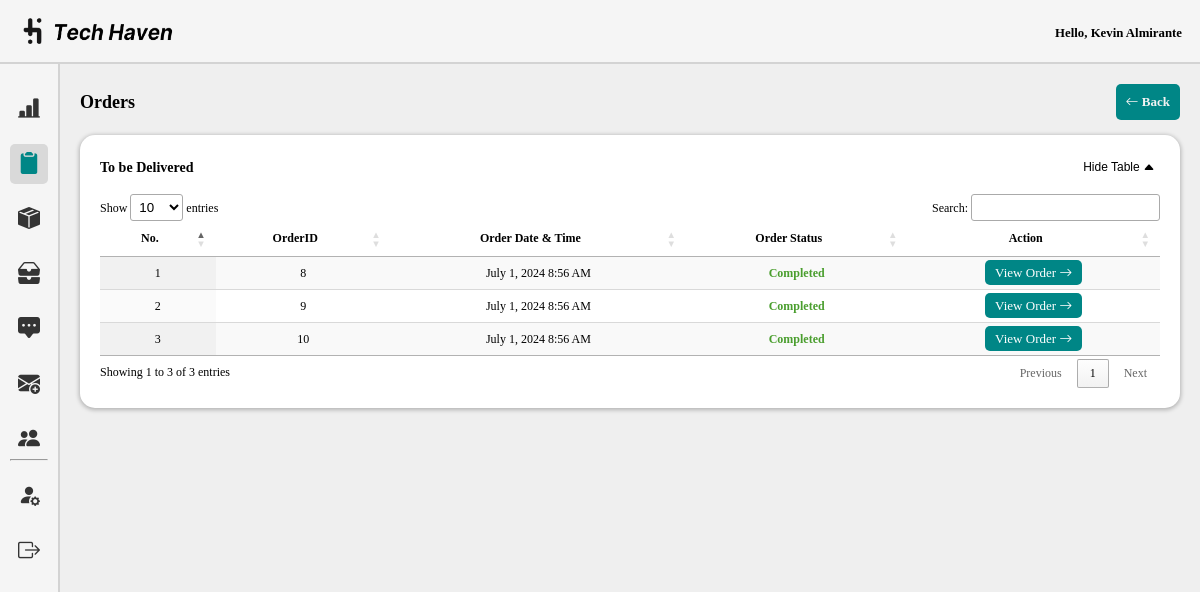
Page /admin/success_orders.php (signed in) on the committed database.
### tables this page shows
CREATE TABLE `orders_prod` (
  `orderID` int(50) NOT NULL,
  `customerID` int(50) NOT NULL,
  `items` text NOT NULL,
  `shipID` int(50) NOT NULL,
  `payment` varchar(250) NOT NULL,
  `order_date` timestamp NOT NULL DEFAULT current_timestamp(),
  `status` varchar(100) NOT NULL,
  `total_amount` int(250) NOT NULL
);

### admin/success_orders.php (the view, shortened to what this page needs)
<!DOCTYPE html>
<html lang="en">
<head>
    <link rel="stylesheet" href="css/dashboard.css">
    <link rel="stylesheet" href="../assets/font/inter.css">
    <link rel="stylesheet" href="../node_modules/bootstrap-icons/font/bootstrap-icons.css">
    <link rel="stylesheet" type="text/css" href="https://cdn.datatables.net/1.10.25/css/jquery.dataTables.css">
</head>
<body>
    <header class="nav">
        <div class="nav-left">
            <img src="../assets/img/tech-haven-logo2.png" alt="Tech Haven Logo" id="logo">
        </div>
        <div class="nav-right">
        <p style="font-size: 0.8rem; font-style: normal; margin-top:5px;">
                Hello, <?php echo htmlspecialchars($_SESSION['name']); ?>
        </p>
        </div>
    </header>
    <section class="container">
        <div class="sidebar">
            <ul class="sidebar-list">
                <li class="sidebar-list-item">
                    <a href="dashboard.php" class="sidebar-link tooltip-trigger" data-tooltip="Dashboard">
                          <i class="bi bi-bar-chart-line-fill"></i>
                     </a>
                </li>
                <li class="sidebar-list-item">
                     <a href="orders.php" class="sidebar-link tooltip-trigger active" data-tooltip="Orders">
                          <i class="bi bi-clipboard2-fill"></i>
                     </a>
                </li>
                <li class="sidebar-list-item">
                     <a href="products.php" class="sidebar-link tooltip-trigger" data-tooltip="Products">
                          <i class="bi bi-box-seam-fill"></i>
                     </a>
                </li>
                <li class="sidebar-list-item">
                     <a href="inventory.php" class="sidebar-link tooltip-trigger" data-tooltip="Inventory">
                          <i class="bi bi-inboxes-fill"></i>
                    </a>
                </li>
                <li class="sidebar-list-item">
                     <a href="feedbacks.php" class="sidebar-link tooltip-trigger" data-tooltip="Feedbacks">
                         <i class="bi bi-chat-square-dots-fill"></i>
                     </a>
                </li>
                <li class="sidebar-list-item">
                     <a href="advertisement.php" class="sidebar-link tooltip-trigger" data-tooltip="Advertisements">
                         <i class="bi bi-envelope-plus-fill"></i>
                     </a>
                </li>
                <li class="sidebar-list-item">
                     <a href="users.php" class="sidebar-link tooltip-trigger" data-tooltip="Users">
                         <i class="bi bi-people-fill"></i>
                     </a>
                </li>
                <hr>
                <li class="sidebar-list-item">
                     <a href="profile.php" class="sidebar-link tooltip-trigger" data-tooltip="Edit Profile">
                         <i class="bi bi-person-fill-gear"></i>
                     </a>
                </li>
                <li class="sidebar-list-item">
                     <a href="logout.php" class="sidebar-link tooltip-trigger" data-tooltip="Logout">
                         <i class="bi bi-box-arrow-right"></i>
                     </a>
                </li>
              </ul>
          </div>
    <div class="dashboard-content">
        <div class="heading-container">
            <h1>Orders</h1>
            <div class="heading-buttons">
           <a href="orders.php" class="button-link"><i class="bi bi-arrow-left"></i> Back</a>
            </div>
        </div><br>
        <div class="wrapper-dashboard" style="margin-bottom:20px;">
            <div class="flex-parent">
                <h3>To be Delivered</h3>
                <button id="toggleRecent" class="button-link2" style="float:right;">Hide Table <i class="bi bi-caret-up-fill"></i></button>
            </div><br>
            <div id="recentTable" style="display: block;">
                <table id="example" class="display" style="width:100%">
                    <thead>
                        <tr>
                            <th>No.</th>
                            <th>OrderID</th>
                            <th>Order Date & Time</th>
                            <th>Order Status</th>
                            <th>Action</th>
                        </tr>
                    </thead>
                    <tbody>
                        <?php
                        $servername = "localhost";
                        $username = "root";
                        $password = "";
                        $dbname = "th_db";
                        $conn = new mysqli($servername, $username, $password, $dbname);
                        $sql = "SELECT orderID, order_date, status FROM orders_prod where status='delivered'";
                        $result = $conn->query($sql);
                        if ($result->num_rows > 0) {
                            $counter = 1;
                            while ($row = $result->fetch_assoc()) {
                                echo "<tr>";
                                echo "<td>" . $counter . "</td>";
                                echo "<td>" . $row["orderID"] . "</td>";
                                echo "<td>";
                                $dateTime = new DateTime($row["order_date"]);
                                $formattedDate = $dateTime->format('F j, Y g:i A');
                                echo $formattedDate;
                                echo "</td>";
                                if ($row["status"] == "delivered") {
                                    echo "<td style='color:#4a9e2e; font-weight:bold;'>Completed</td>";
                                } else {
                                    echo "<td>" . $row["status"] . "</td>";
                                }
                                echo "<td>";
                                echo "<a href='#' onclick=\"openWindow('view_order_last.php?id=" . $row["orderID"] . "')\" title='View Order' style='background:#008686; color:white; border-radius:5px; padding:5px 10px;font-size:13px; text-decoration:none;'>
                                    <span style='font-size:13px;'>View Order</span>
                                    <i class='bi bi-arrow-right'></i>
                                </a>";
                                echo "</td>";
                                echo "</tr>";
                                $counter++;
                            }
                        } else {
                            echo "<tr><td colspan='9'>No results found</td></tr>";
                        }
                        ?>
                    </tbody>
                </table>
            </div>
        </div>
    </div>
    </section>
</body>
</html>

### admin/css/dashboard.css (style rules this page uses)
* { margin: 0; box-sizing: border-box; padding: 0; }
:root { --lightColor: #F5F5F5; --shadedColor: #E7E7E7; --darkModeNav: #292929; --darkBody: #5C5C5C; }
.nav { background: var(--lightColor); display: flex; justify-content: space-between; align-items: center; height: 4rem; font: italic 600 20px/normal 'Inter'; box-shadow: 0px 2px 2px 0px rgba(0, 0, 0, 0.25); border-bottom: 2px solid #D3D3D3; }
.nav img { width: 150px; margin-left: 15%; }
.nav-left, .nav-middle, .nav-right { display: flex; align-items: center; }
.nav-right { display: flex; justify-content: space-between; margin-right: 1.5%; }
.sidebar { margin-top:0; width: 60px; height: 917px; flex-shrink: 0; background: var(--lightColor); padding:10px; border-right: 2px solid #D3D3D3; }
.nav-right, .sidebar-link { display: flex; justify-content: center; align-items: center; }
.sidebar-link { height: 40px; width: 100%; display: flex; justify-content: center; align-items: center; text-decoration: none; color: #5C5C5C; border-radius: 5px; }
.sidebar-list-item { height: 100%; display: flex; justify-content: center; align-items: center; margin-top: 15px; }
.sidebar-list-item i { font-size:22px; color:#343434; }
.tooltip-trigger { position: relative; }
.sidebar-link.active .bi { color: #008686; }
.sidebar-link.active { background: #D9D9D9; }
.container { display: flex; }
.dashboard-content { padding: 20px; font: 12px/normal 'Inter'; background-color: #EFEFEF; }
.wrapper-dashboard { width: 100%; height: auto; flex-shrink: 0; padding:20px; border-radius: 15px; background: #FFF; box-shadow: 0px 1px 4px 1px rgba(0, 0, 0, 0.25); }

### admin/success_orders.php (style rules this page uses)
.dashboard-content { width: 100%; padding: 20px; min-height: 100vh; }
#example,#example2,#example3,#example4 { width: 100% !important; margin: auto; }
#example th,#example2 th,#example3 th,#example4 th, #example td,#example2 td,#example3 td,#example4 td { text-align: center; }
.button-link2 { width: auto; height: auto; flex-shrink: 0; display: inline-block; border: 1px solid #000; background: #FFF; font-size:12px; text-align: center; text-decoration: none; color:black; padding:5px; margin-left:10px; border:none; transition: transform 0.2s ease-in-out, color 0.2s ease-in-out; cursor:pointer; }
.button-link2 .bi { transition: opacity 0.2s ease-in-out, color 0.2s ease-in-out; }
.button-link { width: auto; height: auto; flex-shrink: 0; display: inline-block; font-size: 13px; text-align: center; text-decoration: none; color:#f2f2f2; padding:10px; margin-left:10px; font-weight:bold; border-radius:5px; background-color: #008686; }
.heading-container { display: flex; align-items: center; justify-content: space-between; }
.heading-container h1 { margin-right: 10px; }
.flex-parent { display: flex; align-items: center; justify-content: space-between; }
.flex-parent h3 { margin: 0; transition: transform 0.2s ease-in-out; display: flex; align-items: center; }
.sidebar { height:auto; }

### rows in the picture
orders_prod: orderID "8", order_date "July 1, 2024 8:56 AM", status "Completed"
orders_prod: orderID "9", order_date "July 1, 2024 8:56 AM", status "Completed"
orders_prod: orderID "10", order_date "July 1, 2024 8:56 AM", status "Completed"

### other values in the picture
$_SESSION['name'] "Kevin Almirante"
